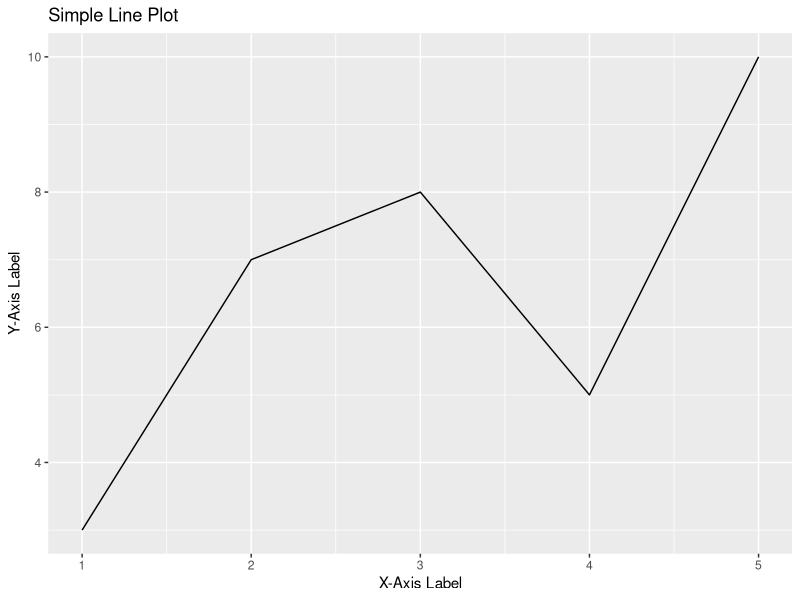

The R source for this figure:
#Add titles and axis labels to your plot using ggplot2.
library(ggplot2)
x <- c(1, 2, 3, 4, 5)
y <- c(3, 7, 8, 5, 10)
data <- data.frame(x, y)
ggplot(data, aes(x = x, y = y)) +
  geom_line() +
  labs(
    title = "Simple Line Plot",
    x = "X-Axis Label",
    y = "Y-Axis Label"
  )
